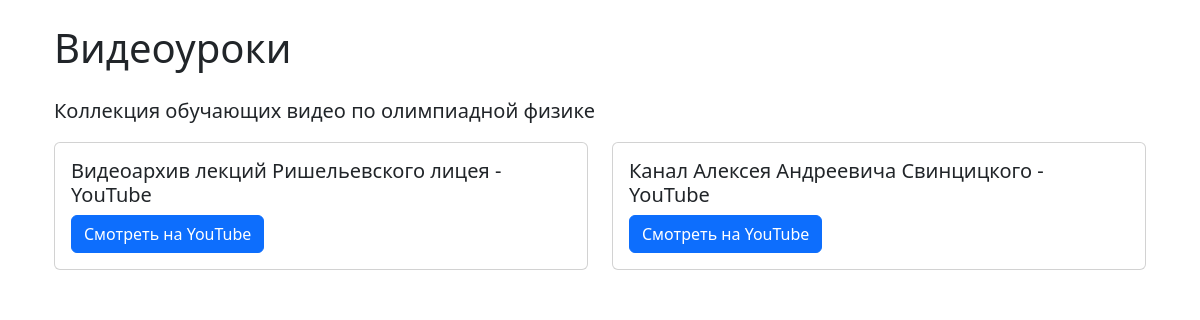
Page /materials/video_lessons/ on the committed database.
### materials/models.py (models this page shows, shortened)
class Resource(models.Model):
    RESOURCE_TYPES = [
        ('PDF', 'PDF-файл'),
        ('VIDEO', 'Видео'),
        ('LINK', 'Ссылка'),
        ('TEXT', 'Текстовая статья'),
        ('ARCHIVE', 'Архивы олимпиад')
    ]
    topics = models.ManyToManyField('Topic', related_name="resources")
    title = models.CharField(max_length=200)
    resource_type = models.CharField(max_length=7, choices=RESOURCE_TYPES)
    file = models.FileField(upload_to="resources/", blank=True, null=True)  # Для PDF
    url = models.URLField(blank=True)  # Для видео или ссылок
    content = models.TextField(blank=True)  # Для статей
    created_at = models.DateTimeField(auto_now_add=True)

### materials/views.py (the view)
# urls.py: path('video_lessons/', video_lessons_view, name='video_lessons'),
def video_lessons_view(request):
    videos = Resource.objects.filter(resource_type='VIDEO')
    context = {
        'title': 'Видеоуроки',
        'videos': videos,
        'description': 'Коллекция обучающих видео по олимпиадной физике'
    }
    return render(request, 'resources/video_lessons.html', context)

### templates/resources/video_lessons.html (shortened to what this page needs)
{% extends "base.html" %}
{% block content %}
<div class="container mt-4">
    <h1 class="mb-4">{{ title }}</h1>
    <p class="lead">{{ description }}</p>
    <div class="row">
        {% for video in videos %}
        <div class="col-lg-max col-md-6 mb-4">
            <div class="card h-100">
                <div class="card-body">
                    <h5 class="card-title">{{ video.title }}</h5>
                    <a href="{{ video.url }}" target="_blank" class="btn btn-primary">
                         Смотреть на YouTube
                    </a>
                </div>
            </div>
        </div>
        {% empty %}
        <div class="col-12">
            <div class="alert alert-info">
                Видеоуроки пока не добавлены
            </div>
        </div>
        {% endfor %}
    </div>
</div>
{% endblock %}

### rows in the picture
Resource: title "Видеоархив лекций Ришельевского лицея - YouTube"
Resource: title "Канал Алексея Андреевича Свинцицкого - YouTube"

### other values in the picture
{{ title }} "Видеоуроки"
{{ description }} "Коллекция обучающих видео по олимпиадной физике"
